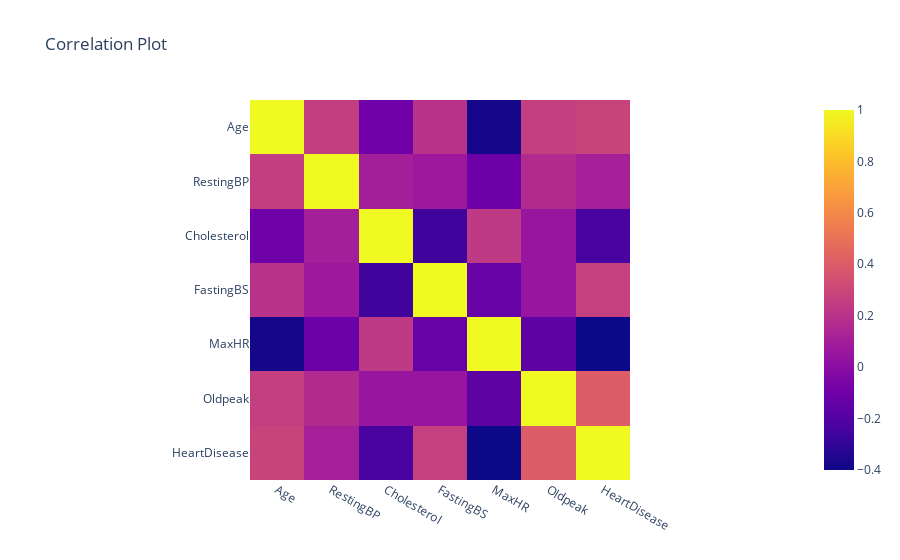

The code cell stored with this chart in its notebook:
### Code cell
string_col=heart.select_dtypes("string").columns.to_list()
num_col=heart.columns.to_list()
for col in string_col:
    num_col.remove(col)
px.imshow(heart[num_col].corr(),title="Correlation Plot")

### Figure 1 — Plotly figure (JSON) as saved in the notebook; plotly's stock layout.template omitted (floating-point values rounded to 4 significant figures)
{"data": [{"coloraxis": "coloraxis", "hovertemplate": "x: %{x}<br>y: %{y}<br>color: %{z}<extra></extra>", "name": "0", "type": "heatmap", "x": ["Age", "RestingBP", "Cholesterol", "FastingBS", "MaxHR", "Oldpeak", "HeartDisease"], "xaxis": "x", "y": ["Age", "RestingBP", "Cholesterol", "FastingBS", "MaxHR", "Oldpeak", "HeartDisease"], "yaxis": "y", "z": [[1, 0.2544, -0.09528, 0.198, -0.382, 0.2586, 0.282], [0.2544, 1, 0.1009, 0.07019, -0.1121, 0.1648, 0.1076], [-0.09528, 0.1009, 1, -0.261, 0.2358, 0.05015, -0.2327], [0.198, 0.07019, -0.261, 1, -0.1314, 0.0527, 0.2673], [-0.382, -0.1121, 0.2358, -0.1314, 1, -0.1607, -0.4004], [0.2586, 0.1648, 0.05015, 0.0527, -0.1607, 1, 0.404], [0.282, 0.1076, -0.2327, 0.2673, -0.4004, 0.404, 1]]}], "layout": {"coloraxis": {"colorscale": [[0, "#0d0887"], [0.1111, "#46039f"], [0.2222, "#7201a8"], [0.3333, "#9c179e"], [0.4444, "#bd3786"], [0.5556, "#d8576b"], [0.6667, "#ed7953"], [0.7778, "#fb9f3a"], [0.8889, "#fdca26"], [1, "#f0f921"]]}, "title": {"text": "Correlation Plot"}, "xaxis": {"anchor": "y", "constrain": "domain", "domain": [0, 1], "scaleanchor": "y"}, "yaxis": {"anchor": "x", "autorange": "reversed", "constrain": "domain", "domain": [0, 1]}}}
